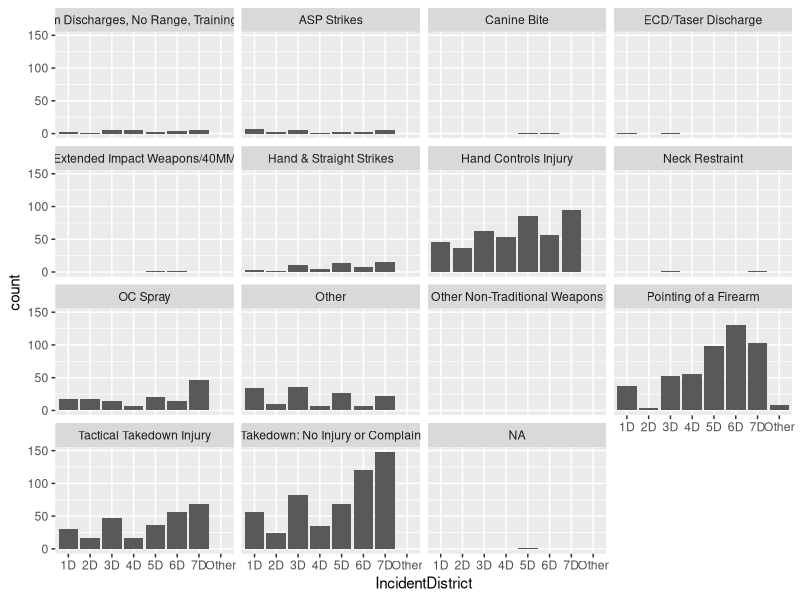
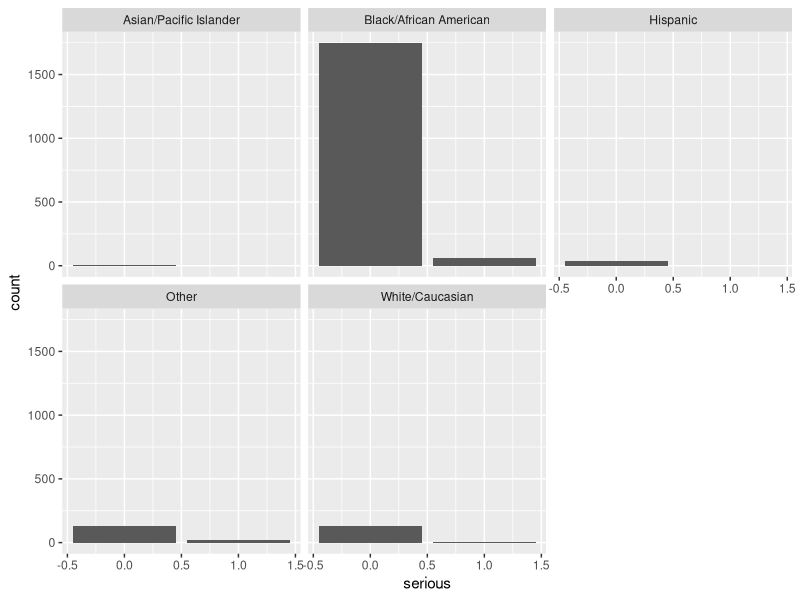
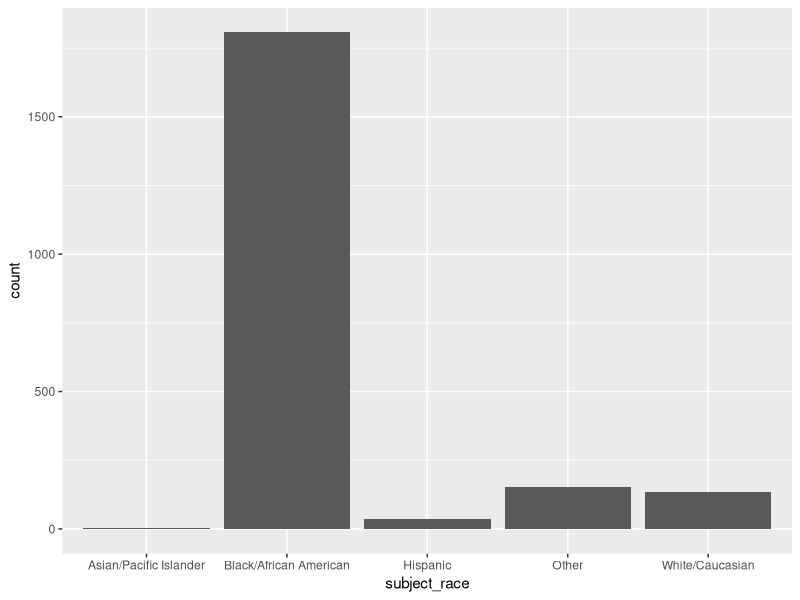
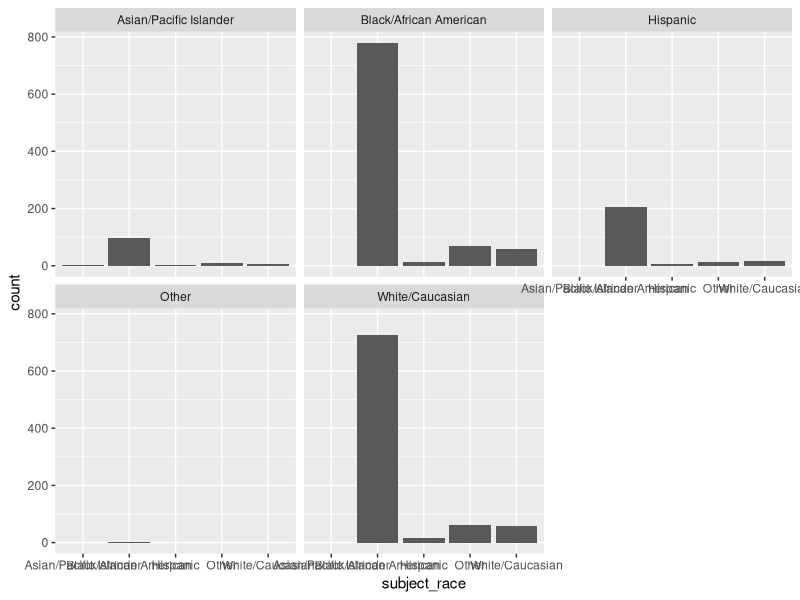

Here is the R script that generated these plots, in order:
## ---- chunk 1
knitr::opts_chunk$set(echo = TRUE)
## ---- chunk 2
library(dplyr)
library(tidyverse)
library(ggthemes)
library(ggplot2)
library(tibble)
## ---- chunk 3
mpd_dat <- read.csv('UoF_mpd_2021_public.csv')
head(mpd_dat)
View(mpd_dat)

ggplot(data = mpd_dat, mapping = aes(x = IncidentDistrict)) + 
  geom_bar() +
    facet_wrap(~uof_type)

ggplot(data = mpd_dat, mapping = aes(x = serious)) + 
  geom_bar() +
    facet_wrap(~subject_race)

ggplot(data = mpd_dat, mapping = aes(x = subject_race)) + 
  geom_bar()

ggplot(data = mpd_dat, mapping = aes(x = subject_race)) + 
  geom_bar() +
    facet_wrap(~OfficerRace)




